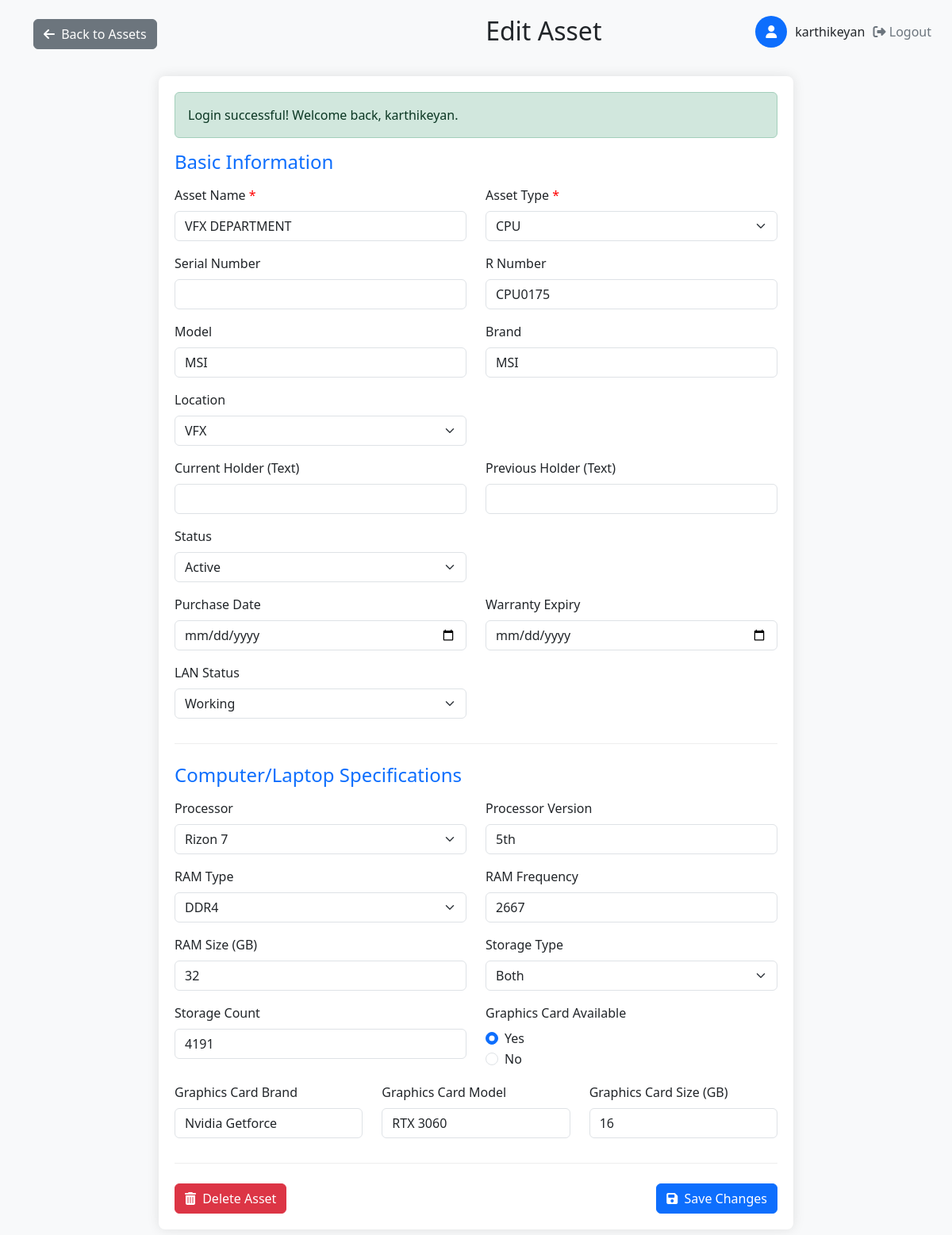
Page /edit_ast.php?id=469 (signed in) on the committed database.
### tables this page shows
CREATE TABLE `employee` (
  `emp_id` int(11) NOT NULL,
  `emp_code` varchar(20) DEFAULT NULL,
  `emp_name` varchar(100) DEFAULT NULL,
  `email` varchar(100) DEFAULT NULL,
  `password` varchar(255) DEFAULT NULL,
  `designation` enum('Lead','Sr SA','SA','IT_Admin','Lab_incharge','HOD','FI','User') DEFAULT NULL,
  `department` varchar(100) DEFAULT NULL,
  `status` enum('Active','Inactive') DEFAULT 'Active'
);

CREATE TABLE `asset` (
  `asset_id` int(11) NOT NULL,
  `asset_name` varchar(100) DEFAULT NULL,
  `serial_no` varchar(255) DEFAULT NULL,
  `r_no` varchar(255) DEFAULT NULL,
  `model` varchar(100) DEFAULT NULL,
  `brand` varchar(100) DEFAULT NULL,
  `type_id` int(11) DEFAULT NULL,
  `location_id` int(11) DEFAULT NULL,
  `processor` varchar(100) DEFAULT NULL,
  `processor_version` varchar(100) DEFAULT NULL,
  `ram_type` enum('DDR2','DDR3','DDR4') DEFAULT NULL,
  `ram_frequency` varchar(50) DEFAULT NULL,
  `ram_size` varchar(50) DEFAULT NULL,
  `graphics_card_available` enum('Yes','No') DEFAULT 'No',
  `graphics_card_brand` varchar(100) DEFAULT NULL,
  `graphics_card_model` varchar(100) DEFAULT NULL,
  `graphics_card_size` varchar(50) DEFAULT NULL,
  `storage_type` enum('SSD','HDD','Both') DEFAULT NULL,
  `storage_count` int(11) DEFAULT NULL,
  `purchase_date` date DEFAULT NULL,
  `warranty_expiry` date DEFAULT NULL,
  `status` enum('active','service','scrapped') DEFAULT 'active',
  `current_holder` int(11) DEFAULT NULL,
  `previous_holder` int(11) DEFAULT NULL,
  `lan_status` enum('Working','Not working') DEFAULT NULL COMMENT 'LAN connectivity status for lab assets',
  `projector_type` enum('Short Throw','Standard','Long Throw','Ultra Short Throw') DEFAULT NULL,
  `has_speaker` enum('Yes','No') DEFAULT NULL,
  `lumens` varchar(20) DEFAULT NULL,
  `resolution` varchar(20) DEFAULT NULL,
  `mount_type` enum('Short Throw','Long Throw') DEFAULT NULL,
  `logic_box_status` enum('Yes','No','Replaced','New logic box installed') DEFAULT NULL,
  `cable_type` enum('HDMI','VGA','Printer Cable','VGA CABLE','VGACABLE','VJA') DEFAULT NULL,
  `screen_type` varchar(50) DEFAULT NULL,
  `projector_remarks` text DEFAULT NULL,
  `updated_at` timestamp NOT NULL DEFAULT current_timestamp() ON UPDATE current_timestamp(),
  `printer_type` varchar(255) DEFAULT NULL,
  `connectivity` varchar(255) DEFAULT NULL,
  `paper_size` varchar(255) DEFAULT NULL
);

CREATE TABLE `asset_type` (
  `type_id` int(11) NOT NULL,
  `type_name` varchar(50) DEFAULT NULL
);

CREATE TABLE `location` (
  `location_id` int(11) NOT NULL,
  `location_name` varchar(100) DEFAULT NULL,
  `category_id` int(11) DEFAULT NULL
);

### edit_ast.php (the view, shortened to what the rows shown need)
<?php
require_once 'config.php';
$currentUserName = "User";
$user_id = $_SESSION['user_id'];
$query = "SELECT emp_name, designation FROM employee WHERE emp_id = ?";
if ($stmt = $conn->prepare($query)) {
    $stmt->bind_param("i", $user_id);
    $stmt->execute();
    $result = $stmt->get_result();
    if ($result->num_rows > 0) {
        $user = $result->fetch_assoc();
        $currentUserName = $user['emp_name'];
    }
}
$asset_id = (int)$_GET['id'];
$asset = [];
$query = "SELECT * FROM asset WHERE asset_id = ?";
if ($stmt = $conn->prepare($query)) {
    $stmt->bind_param("i", $asset_id);
    $stmt->execute();
    $result = $stmt->get_result();
    $asset = $result->fetch_assoc();
} else {
    $_SESSION['error_message'] = "Database error: " . $conn->error;
    header("Location: manage_ast.php");
    exit();
}
$asset_types = [];
$type_query = "SELECT type_id, type_name FROM asset_type ORDER BY type_name";
$type_result = $conn->query($type_query);
if ($type_result) {
    $asset_types = $type_result->fetch_all(MYSQLI_ASSOC);
}
$locations = [];
$location_query = "SELECT location_id, location_name FROM location ORDER BY location_name";
$location_result = $conn->query($location_query);
if ($location_result) {
    $locations = $location_result->fetch_all(MYSQLI_ASSOC);
}
?>
<!DOCTYPE html>
<html lang="en">
<head>
    <link href="https://cdn.jsdelivr.net/npm/bootstrap@5.3.0/dist/css/bootstrap.min.css" rel="stylesheet">
    <link rel="stylesheet" href="https://cdnjs.cloudflare.com/ajax/libs/font-awesome/6.4.0/css/all.min.css">
</head>
<body>
    <div class="user-info">
        <div>
            <span><?php echo htmlspecialchars($currentUserName); ?></span>
            <form action="logout.php" method="post" style="display: inline;">
                <button type="submit" class="logout-btn">
                </button>
            </form>
        </div>
    </div>
    <div class="container">
        <div class="page-header">
            <h2 class="page-title">Edit Asset</h2>
        </div>
        <div class="form-container">
            <form id="assetForm" action="edit_ast.php?id=<?= $asset_id ?>" method="post" enctype="multipart/form-data">
                <div class="form-section">
                    <div class="row">
                        <div class="col-md-6 mb-3">
                            <label for="asset_name" class="form-label required-field">Asset Name</label>
                            <input type="text" class="form-control" id="asset_name" name="asset_name" value="<?= htmlspecialchars($asset['asset_name']) ?>" required>
                        </div>
                        <div class="col-md-6 mb-3">
                            <label for="type_id" class="form-label required-field">Asset Type</label>
                            <select class="form-select" id="type_id" name="type_id" required>
                                <?php foreach ($asset_types as $type): ?>
                                    <option value="<?= $type['type_id'] ?>" <?= $asset['type_id'] == $type['type_id'] ? 'selected' : '' ?>>
                                        <?= htmlspecialchars($type['type_name']) ?>
                                    </option>
                                <?php endforeach; ?>
                            </select>
                        </div>
                    </div>
                    <div class="row">
                        <div class="col-md-6 mb-3">
                            <label for="r_no" class="form-label">R Number</label>
                            <input type="text" class="form-control" id="r_no" name="r_no" value="<?= htmlspecialchars($asset['r_no'] ?? '') ?>">
                        </div>
                    </div>
                    <div class="row">
                        <div class="col-md-6 mb-3">
                            <label for="model" class="form-label">Model</label>
                            <input type="text" class="form-control" id="model" name="model" value="<?= htmlspecialchars($asset['model'] ?? '') ?>">
                        </div>
                        <div class="col-md-6 mb-3">
                            <label for="brand" class="form-label">Brand</label>
                            <input type="text" class="form-control" id="brand" name="brand" value="<?= htmlspecialchars($asset['brand'] ?? '') ?>">
                        </div>
                    </div>
                    <div class="row">
                        <div class="col-md-6 mb-3">
                            <label for="location_id" class="form-label">Location</label>
                            <select class="form-select" id="location_id" name="location_id">
                                <?php foreach ($locations as $location): ?>
                                    <option value="<?= $location['location_id'] ?>" <?= $asset['location_id'] == $location['location_id'] ? 'selected' : '' ?>>
                                        <?= htmlspecialchars($location['location_name']) ?>
                                    </option>
                                <?php endforeach; ?>
                            </select>
                        </div>
                    </div>
                    <div class="row">
                        <div class="col-md-6 mb-3">
                            <label for="status" class="form-label">Status</label>
                            <select class="form-select" id="status" name="status">
                                <option value="active" <?= $asset['status'] == 'active' ? 'selected' : '' ?>>Active</option>
                            </select>
                        </div>
                    </div>
                    <div class="row">
                        <div class="col-md-6 mb-3">
                            <label for="purchase_date" class="form-label">Purchase Date</label>
                            <input type="date" class="form-control" id="purchase_date" name="purchase_date" value="<?= $asset['purchase_date'] ? htmlspecialchars($asset['purchase_date']) : '' ?>">
                        </div>
                        <div class="col-md-6 mb-3">
                            <label for="warranty_expiry" class="form-label">Warranty Expiry</label>
                            <input type="date" class="form-control" id="warranty_expiry" name="warranty_expiry" value="<?= $asset['warranty_expiry'] ? htmlspecialchars($asset['warranty_expiry']) : '' ?>">
                        </div>
                    </div>
                    <div class="row">
                        <div class="col-md-6 mb-3">
                            <label for="lan_status" class="form-label">LAN Status</label>
                            <select class="form-select" id="lan_status" name="lan_status">
                                <option value="Working" <?= $asset['lan_status'] == 'Working' ? 'selected' : '' ?>>Working</option>
                            </select>
                        </div>
                    </div>
                </div>
                <div id="computer-fields" class="form-section computer-fields">
                    <div class="row">
                        <div class="col-md-6 mb-3">
                            <label for="processor" class="form-label">Processor</label>
                            <select class="form-select" id="processor" name="processor">
                                <option value="Rizon 7" <?= $asset['processor'] == 'Rizon 7' ? 'selected' : '' ?>>Rizon 7</option>
                            </select>
                        </div>
                        <div class="col-md-6 mb-3">
                            <label for="processor_version" class="form-label">Processor Version</label>
                            <input type="text" class="form-control" id="processor_version" name="processor_version" value="<?= htmlspecialchars($asset['processor_version'] ?? '') ?>">
                        </div>
                    </div>
                    <div class="row">
                        <div class="col-md-6 mb-3">
                            <label for="ram_type" class="form-label">RAM Type</label>
                            <select class="form-select" id="ram_type" name="ram_type">
                                <option value="DDR4" <?= $asset['ram_type'] == 'DDR4' ? 'selected' : '' ?>>DDR4</option>
                            </select>
                        </div>
                        <div class="col-md-6 mb-3">
                            <label for="ram_frequency" class="form-label">RAM Frequency</label>
                            <input type="text" class="form-control" id="ram_frequency" name="ram_frequency" value="<?= htmlspecialchars($asset['ram_frequency'] ?? '') ?>">
                        </div>
                    </div>
                    <div class="row">
                        <div class="col-md-6 mb-3">
                            <label for="ram_size" class="form-label">RAM Size (GB)</label>
                            <input type="text" class="form-control" id="ram_size" name="ram_size" value="<?= htmlspecialchars($asset['ram_size'] ?? '') ?>">
                        </div>
                        <div class="col-md-6 mb-3">
                            <label for="storage_type" class="form-label">Storage Type</label>
                            <select class="form-select" id="storage_type" name="storage_type">
                                <option value="Both" <?= $asset['storage_type'] == 'Both' ? 'selected' : '' ?>>Both</option>
                            </select>
                        </div>
                    </div>
                    <div class="row">
                        <div class="col-md-6 mb-3">
                            <label for="storage_count" class="form-label">Storage Count</label>
                            <input type="number" class="form-control" id="storage_count" name="storage_count" min="0" value="<?= htmlspecialchars($asset['storage_count'] ?? '0') ?>">
                        </div>
                        <div class="col-md-6 mb-3">
                            <div class="form-check">
                                <input class="form-check-input" type="radio" name="graphics_card_available" id="graphics_yes" value="Yes" <?= $asset['graphics_card_available'] == 'Yes' ? 'checked' : '' ?>>
                                <label class="form-check-label" for="graphics_yes">Yes</label>
                            </div>
                            <div class="form-check">
                                <input class="form-check-input" type="radio" name="graphics_card_available" id="graphics_no" value="No" <?= $asset['graphics_card_available'] != 'Yes' ? 'checked' : '' ?>>
                                <label class="form-check-label" for="graphics_no">No</label>
                            </div>
                        </div>
                    </div>
                    <div id="graphics-fields" style="<?= $asset['graphics_card_available'] == 'Yes' ? 'display: block;' : 'display: none;' ?>">
                        <div class="row">
                            <div class="col-md-4 mb-3">
                                <label for="graphics_card_brand" class="form-label">Graphics Card Brand</label>
                                <input type="text" class="form-control" id="graphics_card_brand" name="graphics_card_brand" value="<?= htmlspecialchars($asset['graphics_card_brand'] ?? '') ?>">
                            </div>
                            <div class="col-md-4 mb-3">
                                <label for="graphics_card_model" class="form-label">Graphics Card Model</label>
                                <input type="text" class="form-control" id="graphics_card_model" name="graphics_card_model" value="<?= htmlspecialchars($asset['graphics_card_model'] ?? '') ?>">
                            </div>
                            <div class="col-md-4 mb-3">
                                <label for="graphics_card_size" class="form-label">Graphics Card Size (GB)</label>
                                <input type="text" class="form-control" id="graphics_card_size" name="graphics_card_size" value="<?= htmlspecialchars($asset['graphics_card_size'] ?? '') ?>">
                            </div>
                        </div>
                    </div>
                </div>
            </form>
        </div>
    </div>
</body>
</html>

### rows in the picture
employee: emp_name "karthikeyan"
asset: asset_name "VFX DEPARTMENT", type_id "CPU", r_no "CPU0175", model "MSI", brand "MSI", location_id "VFX", status "Active", lan_status "Working", processor "Rizon 7", processor_version "5th", ram_type "DDR4", ram_frequency "2667", ram_size "32", storage_type "Both", storage_count "4191", graphics_card_available "☑ Yes", graphics_card_available "☐ No", graphics_card_brand "Nvidia Getforce", graphics_card_model "RTX 3060", graphics_card_size "16"

### other values in the picture
$_SESSION['success_message'] "Login successful! Welcome back, karthikeyan."
